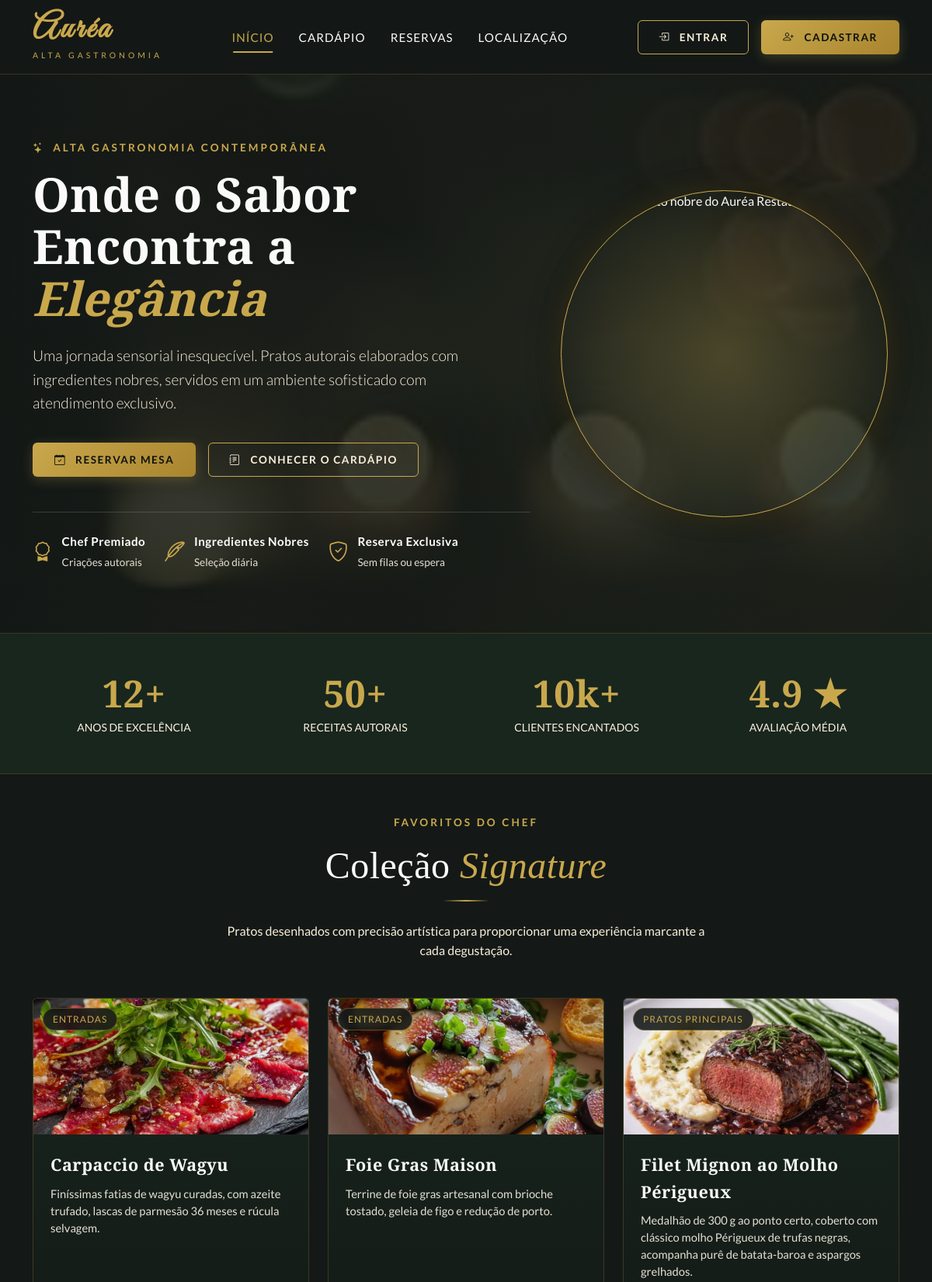
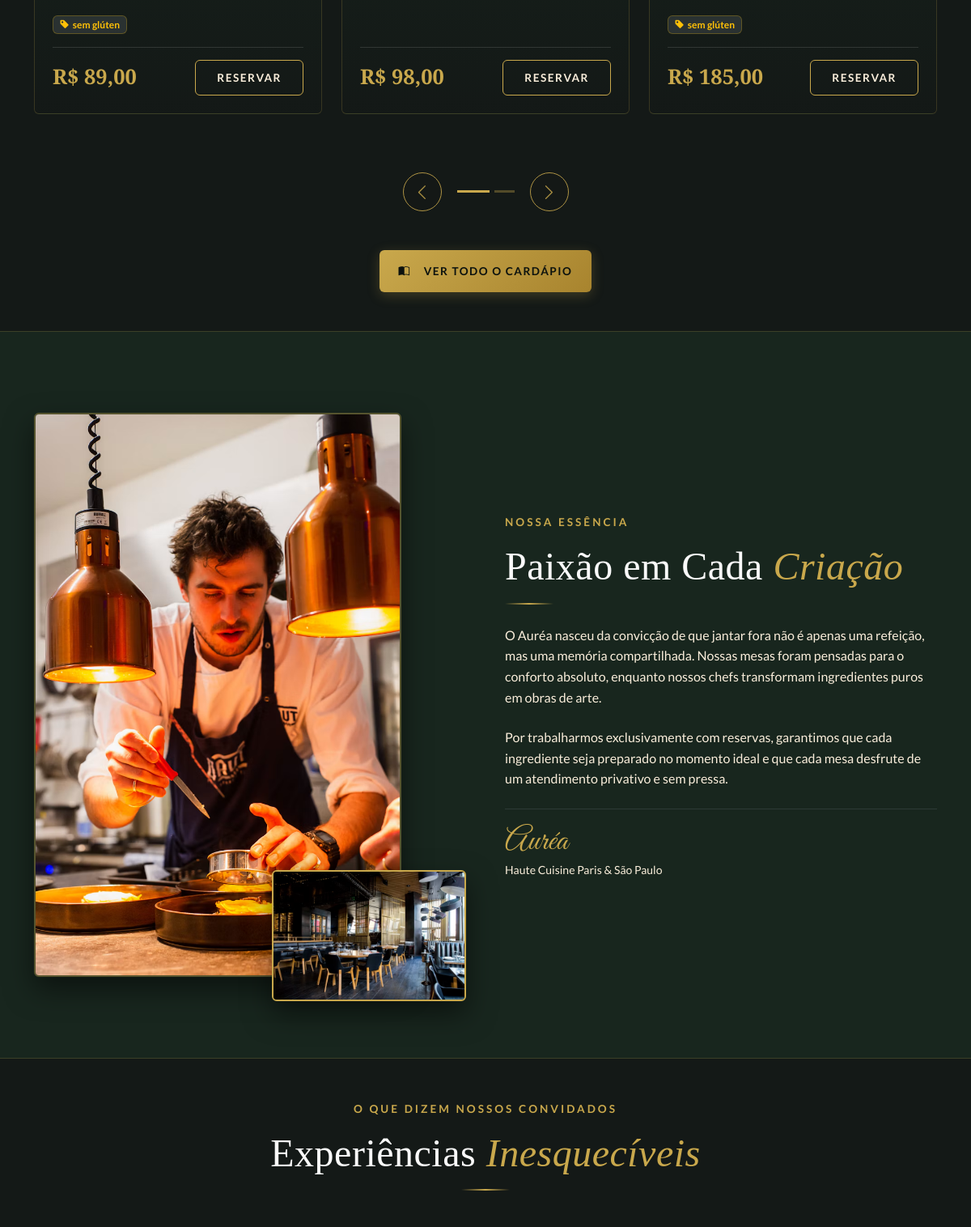
The page /public/index.php (upper part) on the database its author committed (2 pictures, top to bottom).
### tables this page shows
CREATE TABLE `tbl_pratos` (
  `id_prato` int(11) NOT NULL AUTO_INCREMENT,
  `id_categoria` int(11) NOT NULL,
  `nome_prato` varchar(150) NOT NULL,
  `descricao_prato` text DEFAULT NULL,
  `ingredientes` text DEFAULT NULL,
  `preco` decimal(10,2) NOT NULL DEFAULT 0.00,
  `foto_prato` varchar(255) NOT NULL DEFAULT 'sem-foto.jpg',
  `restricoes` varchar(255) DEFAULT NULL COMMENT 'ex: vegetariano, sem glúten, vegano, etc.',
  `destaque` tinyint(1) NOT NULL DEFAULT 0 COMMENT '1 = exibir na home como destaque',
  `disponivel` tinyint(1) NOT NULL DEFAULT 1,
  `criado_em` datetime NOT NULL DEFAULT current_timestamp(),
  PRIMARY KEY (`id_prato`),
  KEY `idx_categoria` (`id_categoria`),
  KEY `idx_destaque` (`destaque`),
  KEY `idx_disponivel` (`disponivel`),
  CONSTRAINT `fk_pratos_categoria` FOREIGN KEY (`id_categoria`) REFERENCES `tbl_categorias_cardapio` (`id_categoria`) ON UPDATE CASCADE
);

CREATE TABLE `tbl_categorias_cardapio` (
  `id_categoria` int(11) NOT NULL AUTO_INCREMENT,
  `nome_categoria` varchar(100) NOT NULL,
  `descricao_categoria` text DEFAULT NULL,
  `icone_categoria` varchar(50) DEFAULT NULL COMMENT 'Nome do ícone Bootstrap Icons (ex: bi-egg-fried)',
  `ordem` int(11) NOT NULL DEFAULT 0 COMMENT 'Ordem de exibição no menu',
  `ativo` tinyint(1) NOT NULL DEFAULT 1,
  `criado_em` datetime NOT NULL DEFAULT current_timestamp(),
  PRIMARY KEY (`id_categoria`),
  KEY `idx_ordem_ativo` (`ordem`,`ativo`)
);

### app/views/home.php (the view, shortened to what the rows shown need)
<?php require_once('templates/head.php'); ?>
<main>
    <section class="secao-hero-aurea">
        <div class="container">
            <div class="row align-items-center">
                <div class="col-lg-7 text-center text-lg-start">
                    <h1>
                        Onde o Sabor Encontra a <span class="texto-dourado font-titulos fst-italic">Elegância</span>
                    </h1>
                </div>
            </div>
        </div>
    </section>
    <section class="py-5" style="background-color: var(--verde-escuro); border-bottom: 1px solid rgba(201, 168, 76, 0.2);">
        <div class="container">
            <div class="row text-center g-4">
                <div class="col-6 col-md-3">
                    <h2 class="display-5 fw-bold texto-dourado mb-1">12+</h2>
                </div>
                <div class="col-6 col-md-3">
                    <h2 class="display-5 fw-bold texto-dourado mb-1">50+</h2>
                </div>
                <div class="col-6 col-md-3">
                    <h2 class="display-5 fw-bold texto-dourado mb-1">10k+</h2>
                </div>
                <div class="col-6 col-md-3">
                    <h2 class="display-5 fw-bold texto-dourado mb-1">4.9 ★</h2>
                </div>
            </div>
        </div>
    </section>
    <section class="py-5" style="padding: 90px 0;">
        <div class="container position-relative">
            <div class="text-center mb-5">
                <h2 class="display-5 mb-2">Coleção <span class="texto-dourado font-titulos fst-italic">Signature</span></h2>
            </div>
            <?php if (!empty($pratos_destaque)): ?>
                <?php
                $slides = array_chunk($pratos_destaque, 3);
                ?>
                <div id="carouselSignature" class="carousel slide" data-bs-ride="carousel" data-bs-interval="6500">
                    <div class="carousel-inner pb-5">
                        <?php $slideIndex = 0; ?>
                        <?php foreach ($slides as $grupo): ?>
                            <div class="carousel-item <?php echo $slideIndex === 0 ? 'active' : ''; ?>">
                                <div class="row g-4 justify-content-center">
                                    <?php foreach ($grupo as $prato): ?>
                                        <?php
                                        $nomeFoto = !empty($prato['foto_prato']) ? $prato['foto_prato'] : 'sem-foto.jpg';
                                        $foto = URL_BASE . 'assets/img/pratos/' . $nomeFoto;
                                        ?>
                                        <div class="col-lg-4 col-md-6">
                                            <div class="card-prato-aurea">
                                                <div class="card-prato-img-wrapper">
                                                    <img src="<?php echo $foto; ?>"
                                                         alt="<?php echo htmlspecialchars($prato['nome_prato']); ?>"
                                                         class="card-prato-img"
                                                         onerror="this.onerror=null; this.src='<?php echo URL_BASE; ?>assets/img/pratos/sem-foto.jpg';">
                                                    <span class="card-prato-categoria-badge">
                                                        <?php echo htmlspecialchars($prato['nome_categoria']); ?>
                                                    </span>
                                                </div>
                                                <div class="card-prato-corpo">
                                                    <h3 class="card-prato-titulo"><?php echo htmlspecialchars($prato['nome_prato']); ?></h3>
                                                    <p class="card-prato-desc">
                                                        <?php echo htmlspecialchars($prato['descricao_prato']); ?>
                                                    </p>
                                                    <?php if (!empty($prato['restricoes'])): ?>
                                                        <div class="mb-3">
                                                            <span class="badge bg-secondary bg-opacity-25 text-warning small border border-warning border-opacity-25">
                                                                <i class="bi bi-tag-fill me-1"></i><?php echo htmlspecialchars($prato['restricoes']); ?>
                                                            </span>
                                                        </div>
                                                    <?php endif; ?>
                                                    <div class="card-prato-rodape">
                                                        <span class="card-prato-preco">
                                                            R$ <?php echo number_format((float)$prato['preco'], 2, ',', '.'); ?>
                                                        </span>
                                                        <a href="<?php echo URL_BASE; ?>reserva" class="btn btn-sm btn-aurea-outline">
                                                            Reservar
                                                        </a>
                                                    </div>
                                                </div>
                                            </div>
                                        </div>
                                    <?php endforeach; ?>
                                </div>
                            </div>
                            <?php $slideIndex++; ?>
                        <?php endforeach; ?>
                    </div>
                </div>
            <?php else: ?>
                <div class="text-center py-5">
                    <p class="texto-bege">Nenhum prato em destaque no momento.</p>
                </div>
            <?php endif; ?>
        </div>
    </section>
    <section class="secao-historia-aurea">
        <div class="container">
            <div class="row align-items-center g-5">
                <div class="col-lg-6">
                    <h2 class="display-5 mb-3">Paixão em Cada <span class="texto-dourado font-titulos fst-italic">Criação</span></h2>
                </div>
            </div>
        </div>
    </section>
    <section class="py-5" style="padding: 90px 0;">
        <div class="container">
            <div class="text-center mb-5">
                <h2 class="display-5 mb-2">Experiências <span class="texto-dourado font-titulos fst-italic">Inesquecíveis</span></h2>
            </div>
        </div>
    </section>
</main>
<?php require_once('templates/footer.php'); ?>

### rows shown on the page
tbl_pratos: foto_prato (picture), id_categoria.nome_categoria "ENTRADAS", nome_prato "Carpaccio de Wagyu", descricao_prato "Finíssimas fatias de wagyu curadas, com azeite trufado, lascas de parmesão 36 meses e rúcula selvagem.", restricoes "sem glúten", preco "89,00"
tbl_pratos: foto_prato (picture), id_categoria.nome_categoria "ENTRADAS", nome_prato "Foie Gras Maison", descricao_prato "Terrine de foie gras artesanal com brioche tostado, geleia de figo e redução de porto.", preco "98,00"
tbl_pratos: foto_prato (picture), id_categoria.nome_categoria "PRATOS PRINCIPAIS", nome_prato "Filet Mignon ao Molho Périgueux", descricao_prato "Medalhão de 300 g ao ponto certo, coberto com clássico molho Périgueux de trufas negras, acompanha purê de batata-baroa e aspargos grelhados.", restricoes "sem glúten", preco "185,00"
